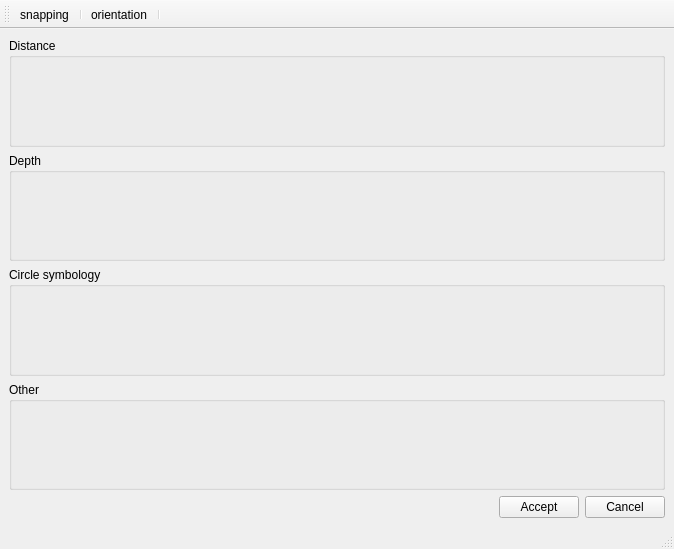
<?xml version="1.0" encoding="UTF-8"?>
<ui version="4.0">
 <class>dlg_dimensioning</class>
 <widget class="QMainWindow" name="dlg_dimensioning">
  <property name="geometry">
   <rect>
    <x>0</x>
    <y>0</y>
    <width>674</width>
    <height>549</height>
   </rect>
  </property>
  <property name="windowTitle">
   <string>Dimensioning</string>
  </property>
  <widget class="QWidget" name="centralwidget">
   <layout class="QVBoxLayout" name="verticalLayout">
    <item>
     <layout class="QGridLayout" name="main_layout">
      <item row="5" column="0">
       <widget class="QGroupBox" name="grb_other">
        <property name="title">
         <string>Other</string>
        </property>
        <layout class="QGridLayout" name="gridLayout_3">
         <item row="0" column="0">
          <layout class="QGridLayout" name="other_layout"/>
         </item>
        </layout>
       </widget>
      </item>
      <item row="3" column="0">
       <widget class="QGroupBox" name="grb_depth">
        <property name="title">
         <string>Depth</string>
        </property>
        <layout class="QGridLayout" name="gridLayout_4">
         <item row="0" column="0">
          <layout class="QGridLayout" name="depth_layout"/>
         </item>
        </layout>
       </widget>
      </item>
      <item row="1" column="0">
       <layout class="QGridLayout" name="top_layout"/>
      </item>
      <item row="2" column="0">
       <widget class="QGroupBox" name="grb_distance">
        <property name="title">
         <string>Distance</string>
        </property>
        <layout class="QGridLayout" name="gridLayout_2">
         <item row="0" column="0">
          <layout class="QGridLayout" name="distance_layout"/>
         </item>
        </layout>
       </widget>
      </item>
      <item row="4" column="0">
       <widget class="QGroupBox" name="grb_symbology">
        <property name="title">
         <string>Circle symbology</string>
        </property>
        <layout class="QGridLayout" name="gridLayout_6">
         <item row="0" column="0">
          <layout class="QGridLayout" name="symbology_layout"/>
         </item>
        </layout>
       </widget>
      </item>
     </layout>
    </item>
    <item>
     <layout class="QHBoxLayout" name="horizontalLayout">
      <item>
       <spacer name="horizontalSpacer">
        <property name="orientation">
         <enum>Qt::Horizontal</enum>
        </property>
        <property name="sizeHint" stdset="0">
         <size>
          <width>40</width>
          <height>20</height>
         </size>
        </property>
       </spacer>
      </item>
      <item>
       <widget class="QPushButton" name="btn_accept">
        <property name="text">
         <string>Accept</string>
        </property>
       </widget>
      </item>
      <item>
       <widget class="QPushButton" name="btn_cancel">
        <property name="text">
         <string>Cancel</string>
        </property>
       </widget>
      </item>
     </layout>
    </item>
   </layout>
  </widget>
  <widget class="QStatusBar" name="statusbar"/>
  <widget class="QToolBar" name="toolBar">
   <property name="windowTitle">
    <string>toolBar</string>
   </property>
   <property name="iconSize">
    <size>
     <width>20</width>
     <height>18</height>
    </size>
   </property>
   <attribute name="toolBarArea">
    <enum>TopToolBarArea</enum>
   </attribute>
   <attribute name="toolBarBreak">
    <bool>false</bool>
   </attribute>
   <addaction name="actionSnapping"/>
   <addaction name="separator"/>
   <addaction name="actionOrientation"/>
   <addaction name="separator"/>
  </widget>
  <action name="actionSnapping">
   <property name="checkable">
    <bool>true</bool>
   </property>
   <property name="icon">
    <iconset>
     <normaloff>../icons/103.png</normaloff>../icons/103.png</iconset>
   </property>
   <property name="text">
    <string>snapping</string>
   </property>
   <property name="toolTip">
    <string>Snapping</string>
   </property>
   <property name="visible">
    <bool>true</bool>
   </property>
  </action>
  <action name="actionOrientation">
   <property name="checkable">
    <bool>true</bool>
   </property>
   <property name="icon">
    <iconset>
     <normaloff>../icons/133.png</normaloff>../icons/133.png</iconset>
   </property>
   <property name="text">
    <string>orientation</string>
   </property>
   <property name="toolTip">
    <string>Orientation</string>
   </property>
   <property name="visible">
    <bool>true</bool>
   </property>
  </action>
 </widget>
 <resources/>
 <connections/>
</ui>
